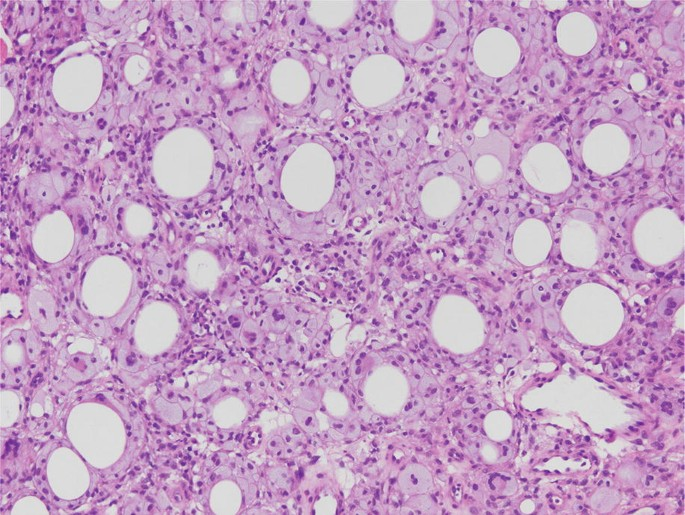
#> input picture lab2/medical.jpg, 685 x 515 px
$ python lab2.py
#> lines starting #> are read from the running program, lines starting #| are printed output that depends on the picture; after the words box and inside, x2 and y2 are one past the last pixel; in counts of white or black regions, pixels touching at a corner belong together
# Task 1: Medical Img analysis
import cv2 as cv
import numpy as np
from matplotlib import pyplot as plt

# Import img
img = cv.imread('medical.jpg')
#> img is the input picture: shape (515, 685, 3); mean B, G, R 196.2, 158.1, 195.6
assert img is not None, "file could not be read, check with os.path.exists()"

# Change BGR to RGB
img = cv.cvtColor(img, cv.COLOR_BGR2RGB)

# Split the channels
r, g, b = cv.split(img)
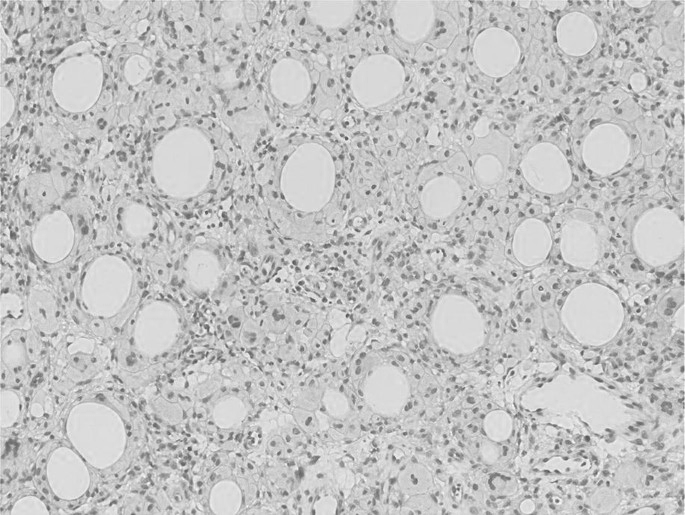
#> r: shape (515, 685); min 79, max 252, mean 195.6
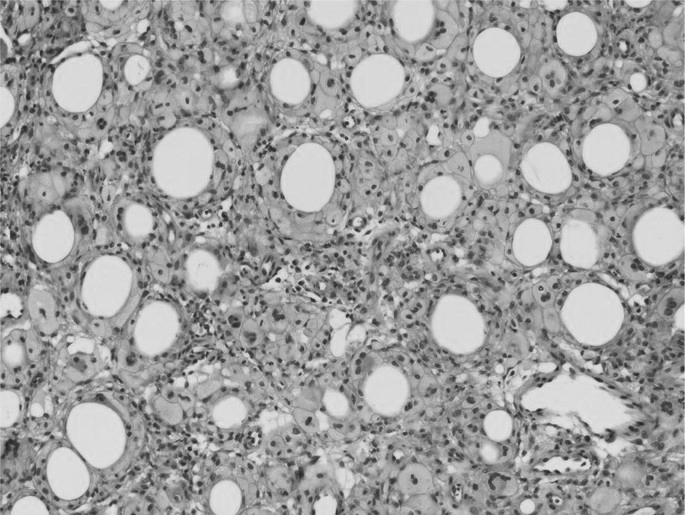
#> g: shape (515, 685); min 31, max 237, mean 158.1

# Show original img
plt.subplot(1, 2, 1)
plt.imshow(img)
plt.title('Original Image')
plt.axis('off')

# Green channel
plt.subplot(1, 2, 2)
plt.imshow(g, cmap='gray')
plt.title('Green Channel')
plt.axis('off')

plt.show()


# Histogram equalization
hist_og, bins = np.histogram(g.flatten(), 256, [0, 256])
#> hist_og = 256 values, max 10424 at index 217, min 0 at index 0, mean 1378; bins = 257 values from 0 to 256
cdf = hist_og.cumsum()
#> cdf = 256 values from 0 to 352775
cdf_normalized = cdf * float(hist_og.max()) / cdf.max()
#> cdf_normalized = 256 values from 0 to 10424

# Img equalization
img_equalized = cv.equalizeHist(g)
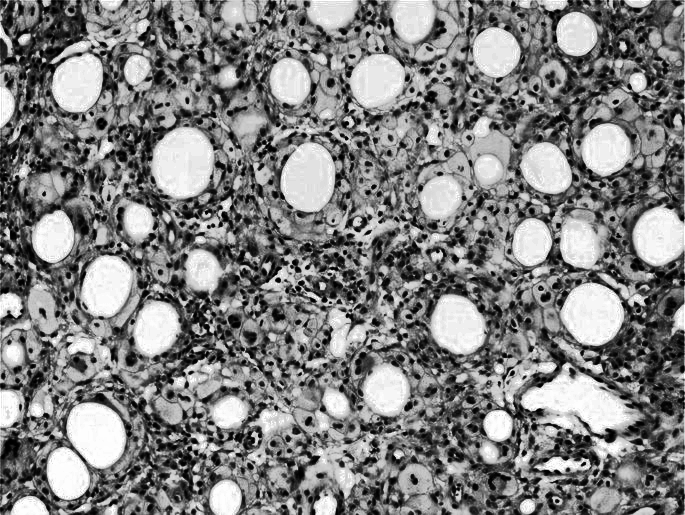
#> img_equalized: shape (515, 685); min 0, max 255, mean 128.7

# Histogram after equalization
hist_eq, bins = np.histogram(img_equalized.flatten(), 256, [0, 256])
#> hist_eq = 256 values, max 10424 at index 239, min 0 at index 38, mean 1378
cdf_eq = hist_eq.cumsum()
#> cdf_eq = 256 values from 675 to 352775
cdf_eq_normalized = cdf_eq * float(hist_eq.max()) / cdf_eq.max()
#> cdf_eq_normalized = 256 values from 19.95 to 10424

# Plot CDF and histogram before and after equalization
plt.figure(figsize=(12, 6))
plt.subplot(2, 2, 1)
plt.plot(cdf_normalized, color='b')
plt.hist(g.flatten(), 256, [0, 256], color='r')
plt.xlim([0, 256])
plt.legend(('cdf', 'histogram'), loc='upper left')
plt.title('Before Equalization')

plt.subplot(2, 2, 2)
plt.plot(cdf_eq_normalized, color='b')
plt.hist(img_equalized.flatten(), 256, [0, 256], color='r')
plt.xlim([0, 256])
plt.legend(('cdf', 'histogram'), loc='upper left')
plt.title('After Equalization')

plt.subplot(2, 2, 3)
plt.imshow(g, cmap='gray')
plt.title('Green Channel Before Equalization')
plt.axis('off')

plt.subplot(2, 2, 4)
plt.imshow(img_equalized, cmap='gray')
plt.title('Green Channel After Equalization')
plt.axis('off')

plt.tight_layout()
plt.show()
#> figure, not shown here; panel 1: tallest bar 10424 high, from x = 217 to 218; panel 1: curve peaks at x = 237, y = 10424; panel 2: tallest bar 10424 high, from x = 239 to 240; panel 2: curve peaks at x = 255, y = 10424


# Thresholding
thresholds = [80, 100, 120, 140, 160, 180, 200, 220, 240]

for i, threshold in enumerate(thresholds):
    ret, thresh_img = cv.threshold(img_equalized, threshold, 255, cv.THRESH_BINARY)

    plt.subplot(3, 3, i + 1)
    plt.imshow(thresh_img, cmap='gray')
    plt.title(f'Threshold: {threshold}')
    plt.axis('off')
#> this loop made 9 passes
#> ret on passes 1 to 9: 80, 100, 120, 140, 160, 180, 200, 220, 240
#> pass 1, `ret, thresh_img = cv.threshold(img_equalized, threshold, 255, cv.THRES..`:
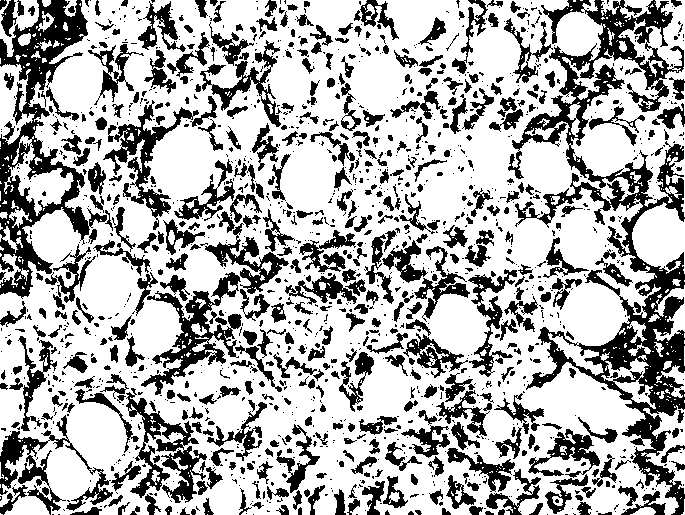
#> thresh_img: shape (515, 685); 68.5% white; 1487 black regions (975 under 20 px), largest, box (x1, y1, x2, y2) and area: (508, 0, 685, 515) 21107, (0, 0, 107, 299) 9462, (141, 272, 242, 395) 3434
#> pass 3, `ret, thresh_img = cv.threshold(img_equalized, threshold, 255, cv.THRES..`:
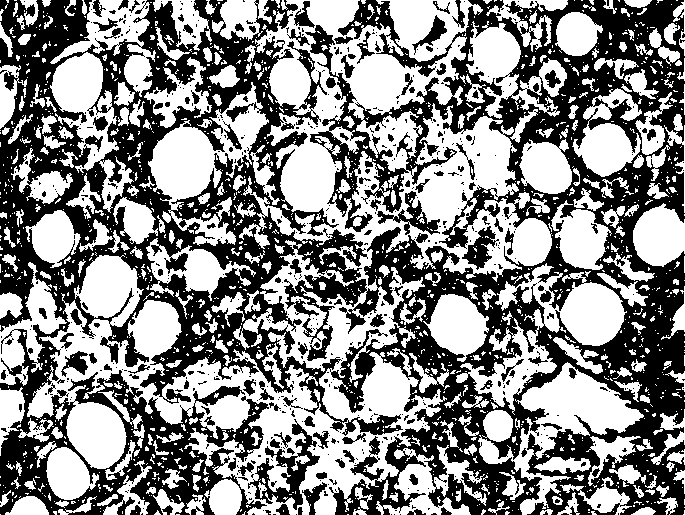
#> thresh_img: shape (515, 685); 53% white; 667 black regions (542 under 20 px), largest, box (x1, y1, x2, y2) and area: (0, 0, 685, 515) 152599, (248, 419, 320, 510) 1898, (377, 191, 440, 235) 795


ret, threshold_img = cv.threshold(img_equalized, 200, 255, cv.THRESH_BINARY)
#> threshold_img: shape (515, 685); 21.7% white; 1335 white regions (1100 under 20 px), largest, box (x1, y1, x2, y2) and area: (521, 372, 633, 434) 3810, (153, 128, 213, 198) 3321, (561, 283, 624, 345) 2919

# Plot thresholded image
plt.figure(figsize=(6, 6))
plt.subplot(1, 2, 1)
plt.imshow(img_equalized, cmap='gray')
plt.title('Equalized Image')
plt.axis('off')

plt.subplot(1, 2, 2)
plt.imshow(threshold_img, cmap='gray')
plt.title('Thresholded Image')
plt.axis('off')

plt.show()
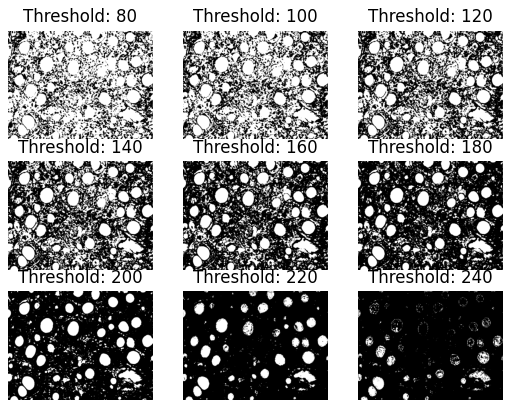
#> figure drawn by matplotlib, 9 panels


# Removing noise with morphological operations
kernel = np.ones((5, 5), np.uint8)
eroded_img = cv.erode(threshold_img, kernel, iterations=1)
#> eroded_img: shape (515, 685); 13.4% white; 130 white regions (60 under 20 px), largest, box (x1, y1, x2, y2) and area: (524, 376, 629, 431) 2814, (155, 130, 211, 196) 2813, (564, 285, 622, 343) 2434
dilated_img = cv.dilate(threshold_img, kernel, iterations=1)
#> dilated_img: shape (515, 685); 39.5% white; 531 white regions (15 under 20 px), largest, box (x1, y1, x2, y2) and area: (519, 361, 639, 482) 6552, (25, 385, 127, 502) 6152, (260, 254, 404, 381) 5181
opened_img = cv.morphologyEx(threshold_img, cv.MORPH_OPEN, kernel)
#> opened_img: shape (515, 685); 18.4% white; 123 white regions, largest, box (x1, y1, x2, y2) and area: (522, 374, 631, 433) 3658, (153, 128, 213, 198) 3317, (562, 283, 624, 345) 2914
closed_img = cv.morphologyEx(threshold_img, cv.MORPH_CLOSE, kernel)
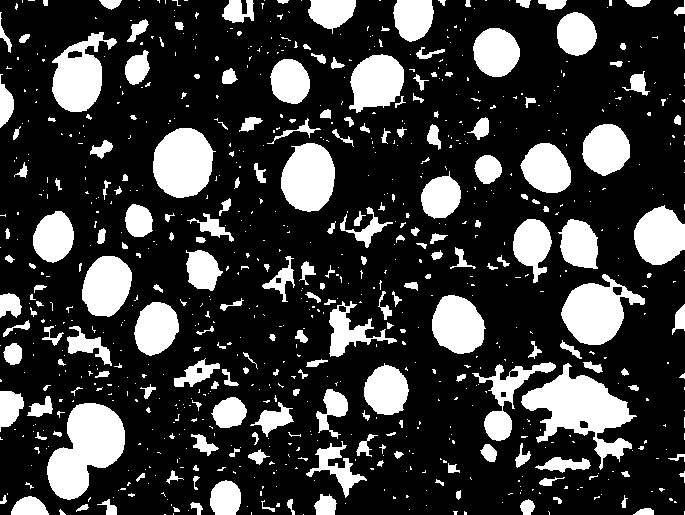
#> closed_img: shape (515, 685); 23.2% white; 822 white regions (606 under 20 px), largest, box (x1, y1, x2, y2) and area: (521, 363, 637, 470) 4912, (47, 403, 125, 500) 4616, (153, 128, 216, 198) 3326

# Plot morphological operations
plt.figure(figsize=(12, 8))
plt.subplot(2, 3, 1)
plt.imshow(threshold_img, cmap='gray')
plt.title('Original Thresholded Image')
plt.axis('off')

plt.subplot(2, 3, 2)
plt.imshow(eroded_img, cmap='gray')
plt.title('Eroded Image')
plt.axis('off')

plt.subplot(2, 3, 3)
plt.imshow(dilated_img, cmap='gray')
plt.title('Dilated Image')
plt.axis('off')

plt.subplot(2, 3, 4)
plt.imshow(opened_img, cmap='gray')
plt.title('Opened Image')
plt.axis('off')

plt.subplot(2, 3, 5)
plt.imshow(closed_img, cmap='gray')
plt.title('Closed Image')
plt.axis('off')

plt.tight_layout()
plt.show()

$ run again, with lab2/brad.jpg copied over lab2/medical.jpg
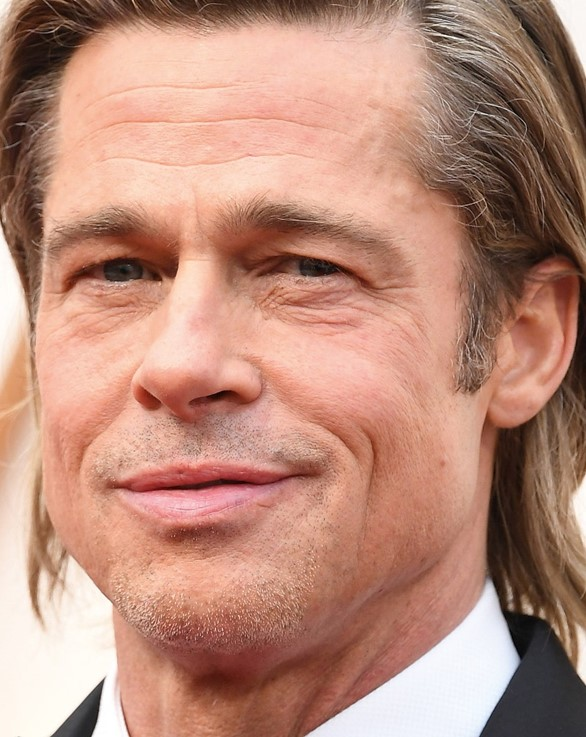
#> input picture lab2/brad.jpg, 586 x 737 px
#> img is the input picture: shape (737, 586, 3); mean B, G, R 122.6, 139.8, 186.1
#> hist_og = 256 values, max 3135 at index 245, min 9 at index 1, mean 1687; bins = 257 values from 0 to 256
#> cdf = 256 values from 22 to 431882
#> cdf_normalized = 256 values from 0.16 to 3135
#> hist_eq = 256 values, max 3135 at index 246, min 0 at index 24, mean 1687
#> cdf_eq = 256 values from 841 to 431882
#> cdf_eq_normalized = 256 values from 6.1 to 3135
#> the loop `for i, threshold in enumerate(thresholds):` made 9 passes
#> ret on passes 1 to 8: 80, 100, 120, 140, 160, 180, 200, 220
#> pass 1, `ret, thresh_img = cv.threshold(img_equalized, threshold, 255, cv.THRES..`:
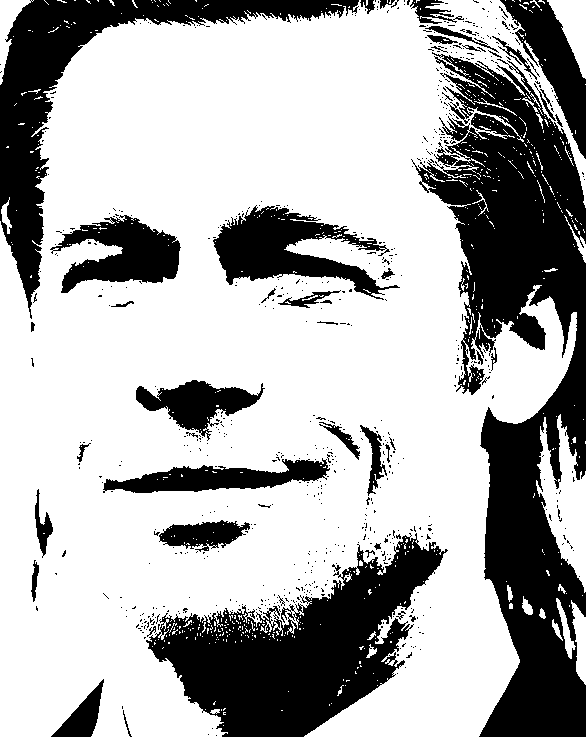
#> thresh_img: shape (737, 586); 68.6% white; 672 black regions (621 under 20 px), largest, box (x1, y1, x2, y2) and area: (411, 52, 586, 737) 54794, (146, 533, 448, 737) 27796, (0, 0, 359, 319) 18788
#> threshold_img: shape (737, 586); 22% white; 839 white regions (797 under 20 px), largest, box (x1, y1, x2, y2) and area: (0, 410, 129, 737) 20853, (85, 28, 421, 121) 19522, (50, 119, 385, 221) 17073
#> eroded_img: shape (737, 586); 15.9% white; 69 white regions (43 under 20 px), largest, box (x1, y1, x2, y2) and area: (0, 425, 126, 737) 18826, (96, 33, 408, 97) 13229, (311, 588, 514, 737) 12836
#> dilated_img: shape (737, 586); 30.6% white; 112 white regions (1 under 20 px), largest, box (x1, y1, x2, y2) and area: (44, 16, 501, 237) 54972, (0, 408, 191, 737) 25782, (304, 582, 518, 737) 15046
#> opened_img: shape (737, 586); 19.6% white; 34 white regions, largest, box (x1, y1, x2, y2) and area: (0, 423, 128, 737) 20722, (94, 31, 410, 99) 15621, (309, 586, 516, 737) 13922
#> `closed_img = cv.morphologyEx(threshold_img, cv.MORPH_CLOSE, kernel)`:
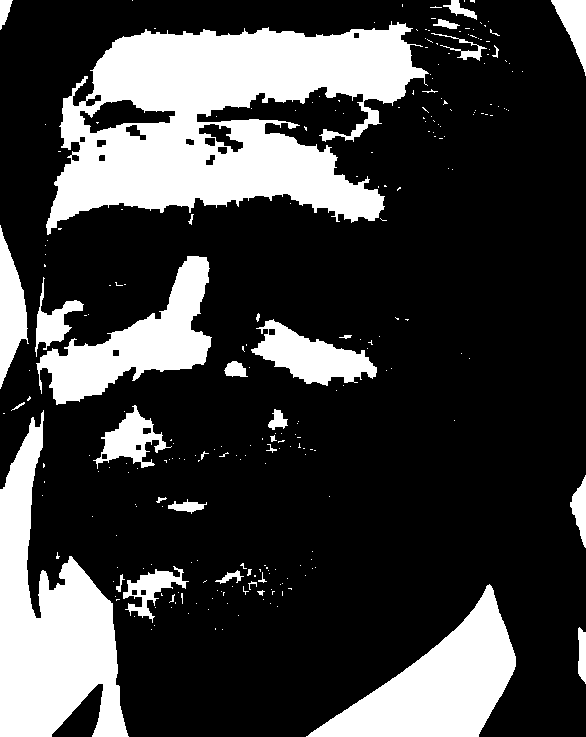
#> closed_img: shape (737, 586); 24.7% white; 257 white regions (222 under 20 px), largest, box (x1, y1, x2, y2) and area: (46, 21, 429, 235) 45530, (0, 410, 129, 737) 21131, (306, 584, 516, 737) 13932
